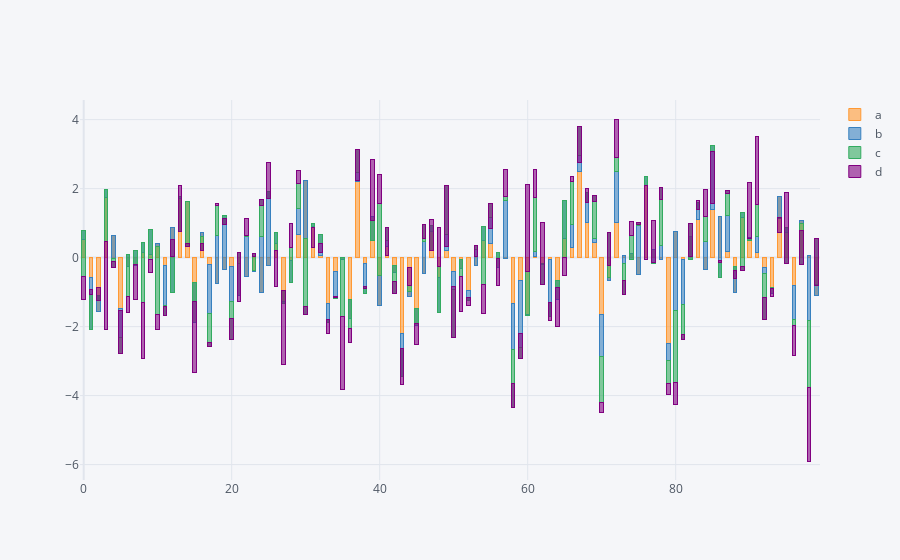

Notebook cell for this chart:
### Code cell
df.iplot(kind="bar",barmode='stack',bargap=0.5)
